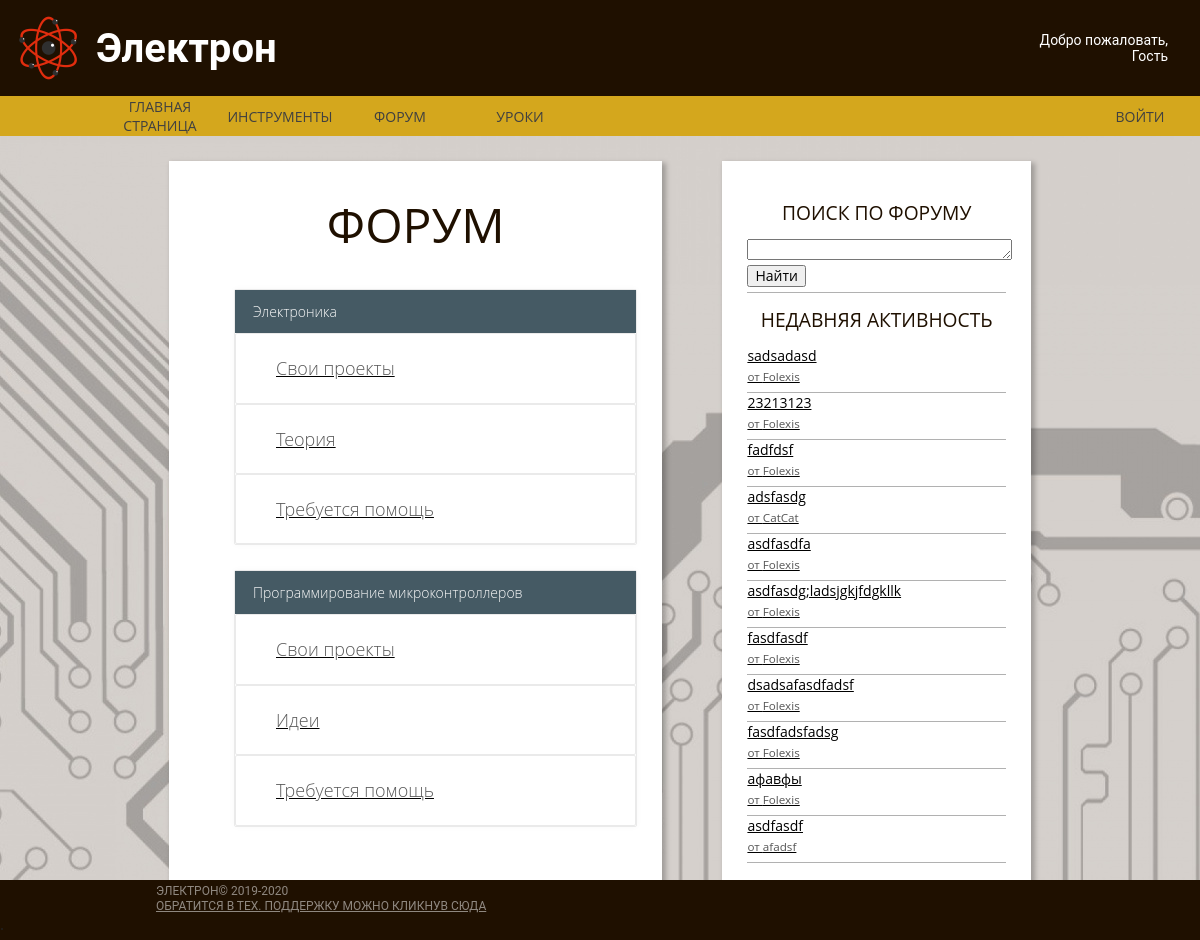
Page /forum on the earlier database version.
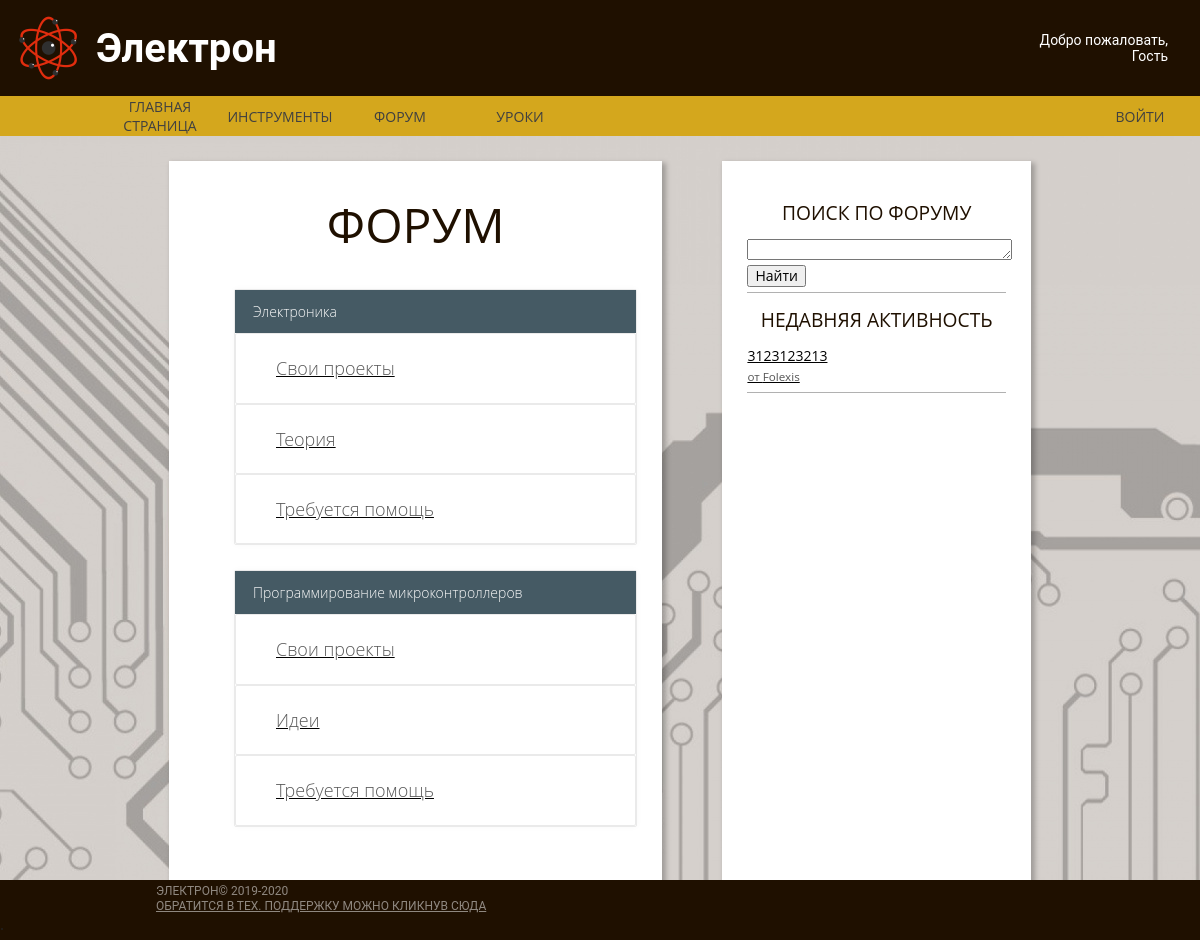
Same page on the later database version.
### Main/models.py (models this page shows, shortened)
class Article(models.Model):
    author_art = models.CharField("автор", max_length = 70)
    name_art = models.CharField("название", max_length = 100)
    text_art = models.TextField()
    sellf = models.CharField("curs", max_length = 3)
    pub_date_art = models.DateTimeField(default=datetime.datetime.now())

### Main/views.py (the view, shortened to what this page needs)
# urls.py: path('forum', Forum.as_view(), name = 'Forum_url'),
class Forum(View):
    def get(self, request):
        h = CheckCOOKIE(request)
        if 'ROOT' in request.COOKIES:
            g = request.COOKIES['ROOT']
        else:
            g = 'False'
        All_Articles = Article.objects.all()
        form = SearchForm()
        return  render(request, 'First/Forum.html', context = {'Art_list': reversed(All_Articles),'Nick': h, "ROOT": g, 'form': form, "news": news()})

### Main/forms.py (shortened to what this page needs)
class SearchForm(forms.Form):
    req = forms.CharField(max_length=70)

### Main/utils.py (called while the page is built)
def news():
    return reversed(News.objects.all())

def CheckCOOKIE(request):
    if "UserNick" in request.COOKIES:
        if request.COOKIES["UserNick"] != "":
            h = request.COOKIES["UserNick"]
        else:
            h = ""
    else:
        h = ""
    return h

### Main/templates/First/Forum.html (shortened to what this page needs)
{% extends "First/Base_blok.html"%}
{% load static %}
{% block css %}
    <link rel="stylesheet" href="{% static 'css/normalize.css' %}">
    <link rel="stylesheet" href="{% static 'css/main.css' %}">
    <link rel="stylesheet" href="{% static 'css/forum.css' %}">
{% endblock %}
{% block content %}
<div class="container main-container">
    <div class="container generic">
        <h1 class="forum-title">Форум</h1>
        <ol class="forum-list">
            <li class="sub-forum">
                <h3 class="sub-forum-title">Электроника</h3>
                <ol class="sub-forum-list">
                    <li class="forum-category">
                        <a class="item link side-bar-link" href="{% url 'subforum_url' 'ElS' %}"><h3 class="forum-category-title">Свои проекты</h3></a>
                    </li>
                    <li class="forum-category">
                        <a class="item link side-bar-link" href="{% url 'subforum_url' 'ElT' %}"><h3 class="forum-category-title">Теория</h3></a>
                    </li>
                    <li class="forum-category">
                        <a class="item link side-bar-link" href="{% url 'subforum_url' 'ElH' %}"><h3 class="forum-category-title">Требуется помощь</h3></a>
                    </li>
                </ol>
            </li>
            <li class="sub-forum">
                <h3 class="sub-forum-title">Программирование микроконтроллеров</h3>
                <ol class="sub-forum-list">
                    <li class="forum-category">
                       <a class="item link side-bar-link" href="{% url 'subforum_url' 'MS' %}"><h3 class="forum-category-title">Свои проекты</h3></a>
                    </li>
                    <li class="forum-category">
                        <a class="item link side-bar-link" href="{% url 'subforum_url' 'MT' %}"><h3 class="forum-category-title">Идеи</h3></a>
                    </li>
                    <li class="forum-category">
                        <a class="item link side-bar-link" href="{% url 'subforum_url' 'MH' %}"><h3 class="forum-category-title">Требуется помощь</h3></a>
                    </li>
                </ol>
            </li>
        </ol>
    </div>
    <div class="container side-bar side-bar-right">
        <h1 class="item title side-bar-title smaller">
            Поиск по форуму
        </h1>
        <form class="item link side-bar-interactive" method="post">
            <label>
                <textarea name = "req" style="max-height: 15px;width: 100%"></textarea>
            </label>
            <button>Найти</button>
        </form>
        <h1 class="item title side-bar-title smaller">
            Недавняя активность
        </h1>
        {% for i in Art_list %}
        <a class="item link side-bar-link" href="{% url 'art_url' id=i.id %}">
            {{i.name_art}}<br>
            <span class="date">от {{i.author_art}}</span>
        </a>
        {% endfor %}
    </div>
</div>
{% endblock %}

### Main/templates/First/Base_blok.html
{% extends 'base.html' %}

### templates/base.html (shortened to what this page needs)
{% load static %}
<!DOCTYPE html>
<html lang="en">
<head>
    {% block css %}
    {% endblock %}
</head>
<body background="/media/images/img/circutry.jpg">
    <header class="container header">
        <div class="container top">
            <img class="item top-logo" src="/media/images/img/Electron128.png" alt="">
            <div class="container top-name">
                <a class="item top-name-text">Электрон</a>
            </div>
            <div class="container top-user">
                {% if Nick == "" %}
                <span class="item top-user-text">Добро пожаловать,<br>Гость</span>
                {% else %}
                <span class="item top-user-text">Добро пожаловать,<br>{{Nick}}</span>
                {% endif %}
            </div>
        </div>
        <div class="container navbar">
            <div class="container block navbar-block">
                <a class="item link navbar-link" href="{% url 'main_url' %}">Главная страница</a>
            </div>
            <div class="container block navbar-block">
                <a class="item link navbar-link" href="{% url 'tools_url' %}">Инструменты</a>
            </div>
            <div class="container block navbar-block">
                <a class="item link navbar-link" href="{% url 'Forum_url' %}">Форум</a>
            </div>
             <div class="container block navbar-block">
                <a class="item link navbar-link" href="{% url 'art_list_url' %}">Уроки</a>
            </div>
            {% if Nick == "" %}
            <div class="container block navbar-block"></div>
            <div class="container block navbar-block">
                <a class="item link navbar-link" href="{% url 'auto_url' %}">Войти</a>
            </div>
            {% else %}
            <div class="container block navbar-block"></div>
            <div class="container block navbar-block">
                <a class="item link navbar-link" href="{% url 'exit_url' %}">Выйти</a>
            </div>
            {% endif %}
        </div>
    </header>
    {% block content %}
    {% endblock %}
    <footer class="container footer">
    <div class="container footer-copyright">
        <a class="item text copyright-text">Электрон© 2019-2020</a> <a class="item text copyright-text" href="{% url 'Support_url' %}">Обратится в Тех. поддержку можно кликнув
                сюда</a>.
    </div>
    </footer>
</body>
</html>

### Main/static/css/main.css (style rules this page uses)
html { color: #222; font-size: 1em; line-height: 1.4; }
audio, canvas, iframe, img, svg, video { vertical-align: middle; }
textarea { resize: vertical; }
.container { display: flex; flex-direction: column; flex-grow: 1; flex-shrink: 1; }
.item { font-family: Roboto, sans-serif; font-style: normal; font-weight: normal; line-height: normal; }
html, body { min-height: 100%; display: flex; flex-direction: column; }
body { background-image: url(/media/images/img/circutry.jpg); }
.header { margin: 0; padding: 0; flex: 1; }
.main-container { flex: 1; flex-direction: row; margin-left: 12%; margin-right: 12%; padding: 25px; }
.top { flex-direction: row; background-color: #1f1000; }
.top-logo { margin: 16px; width: 64px; height: 64px; }
.top-name { justify-content: center; }
.top-name-text { font-size: 40px; font-weight: 600; color: #FFFFFF; }
.top-user { padding: 32px; }
.top-user-text { text-align: right; font-size: 14px; color: #FFFFFF; }
.navbar { height: 40px; background: #d4a71d; flex-direction: row; justify-content: left; padding-left: 100px; }
.navbar-block { max-width: 120px; justify-content: center; }
.navbar-block:nth-last-of-type(2) { max-width: 100%; alignment: right; }
.navbar-link { max-width: 120px; font-family: Open Sans, sans-serif; font-style: normal; font-weight: normal; line-height: normal; font-size: 14px; text-align: center; text-transform: uppercase; color: #404040; text-decoration-line: none; }
.generic { flex-shrink: 3; padding: 25px; background-color: #ffffff; box-shadow: 3px 3px 5px 1px rgba(0, 0, 0, 0.25); }
.side-bar { padding: 25px; min-width: 15%; max-width: 30%; margin-right: 60px; background-color: #ffffff; box-shadow: 3px 3px 5px 1px rgba(0, 0, 0, 0.25); }
.side-bar-title { font-family: Open Sans, sans-serif; font-style: normal; font-weight: normal; font-size: 24px; text-transform: uppercase; text-align: center; color: #1f1000; }
.side-bar-link { font-family: Open Sans, sans-serif; font-style: normal; font-weight: normal; line-height: 20px; font-size: 14px; color: #000000; padding-bottom: 5px; border-bottom: 1px solid #B1B1B1; }
.side-bar-interactive { font-family: Open Sans, sans-serif; font-style: normal; font-weight: normal; line-height: 20px; font-size: 14px; color: #000000; padding-bottom: 5px; border-bottom: 1px solid #B1B1B1; }
.footer { width: 100%; margin: 0; padding: 0; }
.footer-copyright { height: 60px; background: #1f1000; justify-content: center; }
.copyright-text { margin-left: 13%; font-family: Roboto, sans-serif; font-style: normal; font-weight: normal; line-height: 15px; font-size: 12px; text-transform: uppercase; color: rgba(255, 255, 255, 0.5); text-align: left; }
.date { font-size: smaller; color: #555555; }
.side-bar-right { margin-left: 60px; margin-right: 0; }
.smaller { font-size: 120%; }

### Main/static/css/forum.css (style rules this page uses)
.forum-title { font-family: Open Sans, sans-serif; font-style: normal; font-weight: normal; font-size: 48px; text-transform: uppercase; text-align: center; margin: 5px 5px 15px; color: #1f1000; }
.forum-list { list-style: none; }
.sub-forum { box-shadow: 0 0 6px rgba(0, 0, 0, .03); border-color: #eaeaea; border-radius: 2px; border-style: solid; border-width: 1px; list-style: none; margin-bottom: 25px; }
.sub-forum-title { font-family: Open Sans, sans-serif; display: block; font-size: 14px; font-weight: 200; line-height: 1.5; background-color: #455a64; margin: 0; color: #fafafa; padding: 11px 18px; }
.sub-forum-list { list-style: none; padding: 0; }
.forum-category { padding: 5px 4px 4px 40px; border-color: #eaeaea; border-radius: 2px; border-style: solid; border-width: 1px; }
.forum-category-title { color: #5a5a5a; font-family: Open Sans, sans-serif; font-size: 18px; font-weight: 300; line-height: 1.3; }

### templates/base.html (style rules this page uses)
footer { position: fixed; left: 0; bottom: 0; padding: 10px; }

Differences in the rows shown:
removed Article: name_art "sadsadasd", author_art "Folexis"
removed Article: name_art "23213123", author_art "Folexis"
removed Article: name_art "fadfdsf", author_art "Folexis"
removed Article: name_art "adsfasdg", author_art "CatCat"
removed Article: name_art "asdfasdfa", author_art "Folexis"
removed Article: name_art "asdfasdg;ladsjgkjfdgkllk", author_art "Folexis"
removed Article: name_art "fasdfasdf", author_art "Folexis"
removed Article: name_art "dsadsafasdfadsf", author_art "Folexis"
removed Article: name_art "fasdfadsfadsg", author_art "Folexis"
removed Article: name_art "афавфы", author_art "Folexis"
removed Article: name_art "asdfasdf", author_art "afadsf"
added Article: name_art "3123123213", author_art "Folexis"
